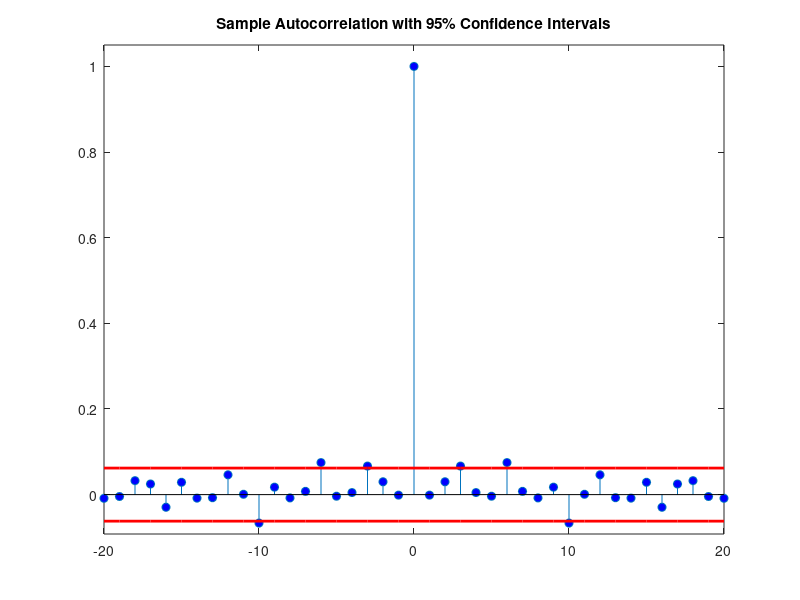

MATLAB code to generate this figure:
rng default;
x = randn(1e3,1);
[xc,lags] = xcorr(x,20,'coeff');

lconf = -1.96/sqrt(length(x));
upconf = 1.96/sqrt(length(x));

stem(lags,xc,'markerfacecolor',[0 0 1]);
set(gca,'ylim',[lconf-0.03 1.05]);
hold on;
line(lags,lconf*ones(size(lags)),'color','r','linewidth',2);
line(lags,upconf*ones(size(lags)),'color','r','linewidth',2);
title('Sample Autocorrelation with 95% Confidence Intervals');